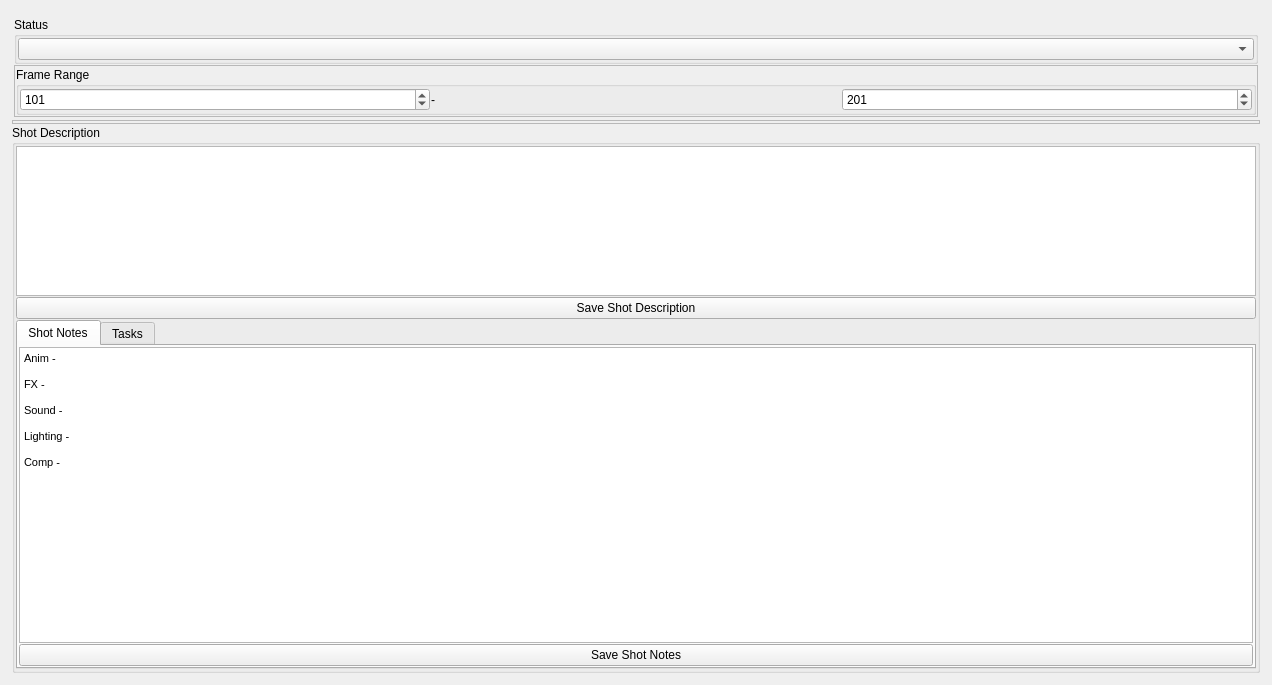
<?xml version="1.0" encoding="UTF-8"?>
<ui version="4.0">
 <class>pview</class>
 <widget class="QWidget" name="pview">
  <property name="geometry">
   <rect>
    <x>0</x>
    <y>0</y>
    <width>1272</width>
    <height>685</height>
   </rect>
  </property>
  <property name="minimumSize">
   <size>
    <width>490</width>
    <height>0</height>
   </size>
  </property>
  <property name="maximumSize">
   <size>
    <width>30000</width>
    <height>16777215</height>
   </size>
  </property>
  <property name="windowTitle">
   <string>pview</string>
  </property>
  <layout class="QVBoxLayout" name="verticalLayout_3">
   <item>
    <widget class="QStackedWidget" name="StackedWidget">
     <property name="enabled">
      <bool>true</bool>
     </property>
     <property name="maximumSize">
      <size>
       <width>16777215</width>
       <height>16777215</height>
      </size>
     </property>
     <property name="autoFillBackground">
      <bool>false</bool>
     </property>
     <property name="styleSheet">
      <string notr="true"/>
     </property>
     <widget class="QWidget" name="Shot" native="true">
      <layout class="QVBoxLayout" name="verticalLayout">
       <property name="spacing">
        <number>1</number>
       </property>
       <property name="leftMargin">
        <number>1</number>
       </property>
       <property name="topMargin">
        <number>1</number>
       </property>
       <property name="rightMargin">
        <number>1</number>
       </property>
       <property name="bottomMargin">
        <number>1</number>
       </property>
       <item>
        <widget class="QWidget" name="shotImageWidget" native="true">
         <property name="minimumSize">
          <size>
           <width>0</width>
           <height>0</height>
          </size>
         </property>
         <property name="layoutDirection">
          <enum>Qt::LeftToRight</enum>
         </property>
         <layout class="QGridLayout" name="shotImageLayout">
          <property name="leftMargin">
           <number>1</number>
          </property>
          <property name="topMargin">
           <number>1</number>
          </property>
          <property name="rightMargin">
           <number>1</number>
          </property>
          <property name="bottomMargin">
           <number>1</number>
          </property>
          <property name="spacing">
           <number>1</number>
          </property>
         </layout>
        </widget>
       </item>
       <item>
        <layout class="QHBoxLayout" name="horizontalLayout_2">
         <property name="spacing">
          <number>1</number>
         </property>
         <item>
          <widget class="QFrame" name="frame_9">
           <layout class="QVBoxLayout" name="verticalLayout_7">
            <property name="spacing">
             <number>1</number>
            </property>
            <property name="leftMargin">
             <number>1</number>
            </property>
            <property name="topMargin">
             <number>1</number>
            </property>
            <property name="rightMargin">
             <number>1</number>
            </property>
            <property name="bottomMargin">
             <number>1</number>
            </property>
            <item>
             <widget class="QFrame" name="frame_12">
              <layout class="QVBoxLayout" name="verticalLayout_2">
               <property name="spacing">
                <number>1</number>
               </property>
               <property name="leftMargin">
                <number>1</number>
               </property>
               <property name="topMargin">
                <number>1</number>
               </property>
               <property name="rightMargin">
                <number>1</number>
               </property>
               <property name="bottomMargin">
                <number>1</number>
               </property>
               <item>
                <widget class="QGroupBox" name="groupBox_14">
                 <property name="maximumSize">
                  <size>
                   <width>16777215</width>
                   <height>60</height>
                  </size>
                 </property>
                 <property name="title">
                  <string>Status</string>
                 </property>
                 <layout class="QGridLayout" name="gridLayout_22">
                  <property name="leftMargin">
                   <number>1</number>
                  </property>
                  <property name="topMargin">
                   <number>1</number>
                  </property>
                  <property name="rightMargin">
                   <number>1</number>
                  </property>
                  <property name="bottomMargin">
                   <number>1</number>
                  </property>
                  <property name="spacing">
                   <number>1</number>
                  </property>
                  <item row="0" column="1">
                   <widget class="QComboBox" name="shotStatus"/>
                  </item>
                 </layout>
                </widget>
               </item>
               <item>
                <widget class="QFrame" name="frame_3">
                 <property name="maximumSize">
                  <size>
                   <width>16777215</width>
                   <height>60</height>
                  </size>
                 </property>
                 <property name="frameShape">
                  <enum>QFrame::StyledPanel</enum>
                 </property>
                 <property name="frameShadow">
                  <enum>QFrame::Raised</enum>
                 </property>
                 <layout class="QGridLayout" name="gridLayout_23">
                  <property name="leftMargin">
                   <number>1</number>
                  </property>
                  <property name="topMargin">
                   <number>1</number>
                  </property>
                  <property name="rightMargin">
                   <number>1</number>
                  </property>
                  <property name="bottomMargin">
                   <number>1</number>
                  </property>
                  <property name="spacing">
                   <number>1</number>
                  </property>
                  <item row="0" column="0">
                   <widget class="QGroupBox" name="groupBox_6">
                    <property name="maximumSize">
                     <size>
                      <width>16777215</width>
                      <height>70</height>
                     </size>
                    </property>
                    <property name="title">
                     <string>Frame Range</string>
                    </property>
                    <layout class="QGridLayout" name="gridLayout_16">
                     <property name="leftMargin">
                      <number>1</number>
                     </property>
                     <property name="topMargin">
                      <number>1</number>
                     </property>
                     <property name="rightMargin">
                      <number>1</number>
                     </property>
                     <property name="bottomMargin">
                      <number>1</number>
                     </property>
                     <property name="spacing">
                      <number>1</number>
                     </property>
                     <item row="0" column="0">
                      <widget class="QSpinBox" name="startFrame">
                       <property name="maximum">
                        <number>999999</number>
                       </property>
                       <property name="value">
                        <number>101</number>
                       </property>
                      </widget>
                     </item>
                     <item row="0" column="2">
                      <widget class="QSpinBox" name="endFrame">
                       <property name="minimum">
                        <number>1</number>
                       </property>
                       <property name="maximum">
                        <number>999999</number>
                       </property>
                       <property name="value">
                        <number>201</number>
                       </property>
                      </widget>
                     </item>
                     <item row="0" column="1">
                      <widget class="QLabel" name="label">
                       <property name="text">
                        <string>-</string>
                       </property>
                      </widget>
                     </item>
                    </layout>
                   </widget>
                  </item>
                 </layout>
                </widget>
               </item>
              </layout>
             </widget>
            </item>
           </layout>
          </widget>
         </item>
        </layout>
       </item>
       <item>
        <widget class="QFrame" name="frame">
         <property name="maximumSize">
          <size>
           <width>16777215</width>
           <height>200</height>
          </size>
         </property>
         <property name="frameShape">
          <enum>QFrame::StyledPanel</enum>
         </property>
         <property name="frameShadow">
          <enum>QFrame::Raised</enum>
         </property>
         <layout class="QGridLayout" name="gridLayout_13">
          <property name="leftMargin">
           <number>1</number>
          </property>
          <property name="topMargin">
           <number>1</number>
          </property>
          <property name="rightMargin">
           <number>1</number>
          </property>
          <property name="bottomMargin">
           <number>1</number>
          </property>
          <property name="spacing">
           <number>1</number>
          </property>
         </layout>
        </widget>
       </item>
       <item>
        <widget class="QGroupBox" name="groupBox_8">
         <property name="maximumSize">
          <size>
           <width>16777215</width>
           <height>16777215</height>
          </size>
         </property>
         <property name="title">
          <string>Shot Description</string>
         </property>
         <layout class="QGridLayout" name="gridLayout_12">
          <property name="leftMargin">
           <number>1</number>
          </property>
          <property name="topMargin">
           <number>1</number>
          </property>
          <property name="rightMargin">
           <number>1</number>
          </property>
          <property name="bottomMargin">
           <number>1</number>
          </property>
          <property name="spacing">
           <number>1</number>
          </property>
          <item row="0" column="0">
           <widget class="QTextEdit" name="shotDescription">
            <property name="maximumSize">
             <size>
              <width>16777215</width>
              <height>150</height>
             </size>
            </property>
            <property name="html">
             <string>&lt;!DOCTYPE HTML PUBLIC &quot;-//W3C//DTD HTML 4.0//EN&quot; &quot;http://www.w3.org/TR/REC-html40/strict.dtd&quot;&gt;
&lt;html&gt;&lt;head&gt;&lt;meta name=&quot;qrichtext&quot; content=&quot;1&quot; /&gt;&lt;style type=&quot;text/css&quot;&gt;
p, li { white-space: pre-wrap; }
&lt;/style&gt;&lt;/head&gt;&lt;body style=&quot; font-family:'MS Shell Dlg 2'; font-size:8.25pt; font-weight:400; font-style:normal;&quot;&gt;
&lt;p style=&quot;-qt-paragraph-type:empty; margin-top:0px; margin-bottom:0px; margin-left:0px; margin-right:0px; -qt-block-indent:0; text-indent:0px;&quot;&gt;&lt;br /&gt;&lt;/p&gt;&lt;/body&gt;&lt;/html&gt;</string>
            </property>
            <property name="acceptRichText">
             <bool>false</bool>
            </property>
           </widget>
          </item>
          <item row="1" column="0">
           <widget class="QPushButton" name="saveShotDescription">
            <property name="text">
             <string>Save Shot Description</string>
            </property>
           </widget>
          </item>
          <item row="2" column="0">
           <widget class="QTabWidget" name="tabWidget">
            <property name="maximumSize">
             <size>
              <width>16777215</width>
              <height>16777215</height>
             </size>
            </property>
            <property name="currentIndex">
             <number>0</number>
            </property>
            <widget class="QWidget" name="tab">
             <attribute name="title">
              <string>Shot Notes</string>
             </attribute>
             <layout class="QGridLayout" name="gridLayout_26">
              <property name="leftMargin">
               <number>1</number>
              </property>
              <property name="topMargin">
               <number>1</number>
              </property>
              <property name="rightMargin">
               <number>1</number>
              </property>
              <property name="bottomMargin">
               <number>1</number>
              </property>
              <property name="spacing">
               <number>1</number>
              </property>
              <item row="0" column="0">
               <widget class="QTextEdit" name="shotNotes">
                <property name="html">
                 <string>&lt;!DOCTYPE HTML PUBLIC &quot;-//W3C//DTD HTML 4.0//EN&quot; &quot;http://www.w3.org/TR/REC-html40/strict.dtd&quot;&gt;
&lt;html&gt;&lt;head&gt;&lt;meta name=&quot;qrichtext&quot; content=&quot;1&quot; /&gt;&lt;style type=&quot;text/css&quot;&gt;
p, li { white-space: pre-wrap; }
&lt;/style&gt;&lt;/head&gt;&lt;body style=&quot; font-family:'MS Shell Dlg 2'; font-size:8.25pt; font-weight:400; font-style:normal;&quot;&gt;
&lt;p style=&quot; margin-top:0px; margin-bottom:0px; margin-left:0px; margin-right:0px; -qt-block-indent:0; text-indent:0px;&quot;&gt;Anim - &lt;/p&gt;
&lt;p style=&quot;-qt-paragraph-type:empty; margin-top:0px; margin-bottom:0px; margin-left:0px; margin-right:0px; -qt-block-indent:0; text-indent:0px;&quot;&gt;&lt;br /&gt;&lt;/p&gt;
&lt;p style=&quot; margin-top:0px; margin-bottom:0px; margin-left:0px; margin-right:0px; -qt-block-indent:0; text-indent:0px;&quot;&gt;FX - &lt;/p&gt;
&lt;p style=&quot;-qt-paragraph-type:empty; margin-top:0px; margin-bottom:0px; margin-left:0px; margin-right:0px; -qt-block-indent:0; text-indent:0px;&quot;&gt;&lt;br /&gt;&lt;/p&gt;
&lt;p style=&quot; margin-top:0px; margin-bottom:0px; margin-left:0px; margin-right:0px; -qt-block-indent:0; text-indent:0px;&quot;&gt;Sound -&lt;/p&gt;
&lt;p style=&quot;-qt-paragraph-type:empty; margin-top:0px; margin-bottom:0px; margin-left:0px; margin-right:0px; -qt-block-indent:0; text-indent:0px;&quot;&gt;&lt;br /&gt;&lt;/p&gt;
&lt;p style=&quot; margin-top:0px; margin-bottom:0px; margin-left:0px; margin-right:0px; -qt-block-indent:0; text-indent:0px;&quot;&gt;Lighting -&lt;/p&gt;
&lt;p style=&quot;-qt-paragraph-type:empty; margin-top:0px; margin-bottom:0px; margin-left:0px; margin-right:0px; -qt-block-indent:0; text-indent:0px;&quot;&gt;&lt;br /&gt;&lt;/p&gt;
&lt;p style=&quot; margin-top:0px; margin-bottom:0px; margin-left:0px; margin-right:0px; -qt-block-indent:0; text-indent:0px;&quot;&gt;Comp -&lt;/p&gt;&lt;/body&gt;&lt;/html&gt;</string>
                </property>
               </widget>
              </item>
              <item row="1" column="0">
               <widget class="QPushButton" name="saveShotNotes">
                <property name="text">
                 <string>Save Shot Notes</string>
                </property>
               </widget>
              </item>
             </layout>
            </widget>
            <widget class="QWidget" name="tab_2">
             <attribute name="title">
              <string>Tasks</string>
             </attribute>
             <layout class="QGridLayout" name="gridLayout_17">
              <property name="leftMargin">
               <number>1</number>
              </property>
              <property name="topMargin">
               <number>1</number>
              </property>
              <property name="rightMargin">
               <number>1</number>
              </property>
              <property name="bottomMargin">
               <number>1</number>
              </property>
              <property name="spacing">
               <number>1</number>
              </property>
              <item row="0" column="0">
               <widget class="QScrollArea" name="scrollArea_2">
                <property name="widgetResizable">
                 <bool>true</bool>
                </property>
                <widget class="QWidget" name="scrollAreaWidgetContents_2">
                 <property name="geometry">
                  <rect>
                   <x>0</x>
                   <y>0</y>
                   <width>1238</width>
                   <height>349</height>
                  </rect>
                 </property>
                 <layout class="QGridLayout" name="gridLayout_25">
                  <item row="0" column="0">
                   <widget class="QTreeWidget" name="taskTable">
                    <property name="dragEnabled">
                     <bool>true</bool>
                    </property>
                    <property name="dragDropMode">
                     <enum>QAbstractItemView::InternalMove</enum>
                    </property>
                    <property name="defaultDropAction">
                     <enum>Qt::TargetMoveAction</enum>
                    </property>
                    <property name="alternatingRowColors">
                     <bool>true</bool>
                    </property>
                    <property name="selectionMode">
                     <enum>QAbstractItemView::ExtendedSelection</enum>
                    </property>
                    <property name="selectionBehavior">
                     <enum>QAbstractItemView::SelectRows</enum>
                    </property>
                    <property name="verticalScrollMode">
                     <enum>QAbstractItemView::ScrollPerItem</enum>
                    </property>
                    <property name="itemsExpandable">
                     <bool>true</bool>
                    </property>
                    <property name="sortingEnabled">
                     <bool>false</bool>
                    </property>
                    <property name="expandsOnDoubleClick">
                     <bool>true</bool>
                    </property>
                    <attribute name="headerHighlightSections">
                     <bool>false</bool>
                    </attribute>
                    <attribute name="headerMinimumSectionSize">
                     <number>100</number>
                    </attribute>
                    <attribute name="headerShowSortIndicator" stdset="0">
                     <bool>false</bool>
                    </attribute>
                    <attribute name="headerStretchLastSection">
                     <bool>false</bool>
                    </attribute>
                    <column>
                     <property name="text">
                      <string>Type</string>
                     </property>
                    </column>
                    <column>
                     <property name="text">
                      <string>Artist</string>
                     </property>
                    </column>
                    <column>
                     <property name="text">
                      <string>Done</string>
                     </property>
                    </column>
                   </widget>
                  </item>
                 </layout>
                </widget>
               </widget>
              </item>
             </layout>
            </widget>
           </widget>
          </item>
         </layout>
        </widget>
       </item>
      </layout>
     </widget>
     <widget class="QWidget" name="Project">
      <layout class="QVBoxLayout" name="verticalLayout_4">
       <item>
        <widget class="QPushButton" name="pushButton">
         <property name="text">
          <string>Project</string>
         </property>
        </widget>
       </item>
      </layout>
     </widget>
     <widget class="QWidget" name="Sequence">
      <layout class="QVBoxLayout" name="verticalLayout_5">
       <item>
        <widget class="QPushButton" name="pushButton_2">
         <property name="text">
          <string>Sequence</string>
         </property>
        </widget>
       </item>
      </layout>
     </widget>
     <widget class="QWidget" name="Phase">
      <layout class="QVBoxLayout" name="verticalLayout_6">
       <item>
        <widget class="QPushButton" name="pushButton_3">
         <property name="text">
          <string>Phase</string>
         </property>
        </widget>
       </item>
      </layout>
     </widget>
    </widget>
   </item>
  </layout>
 </widget>
 <layoutdefault spacing="6" margin="11"/>
 <resources/>
 <connections/>
</ui>
